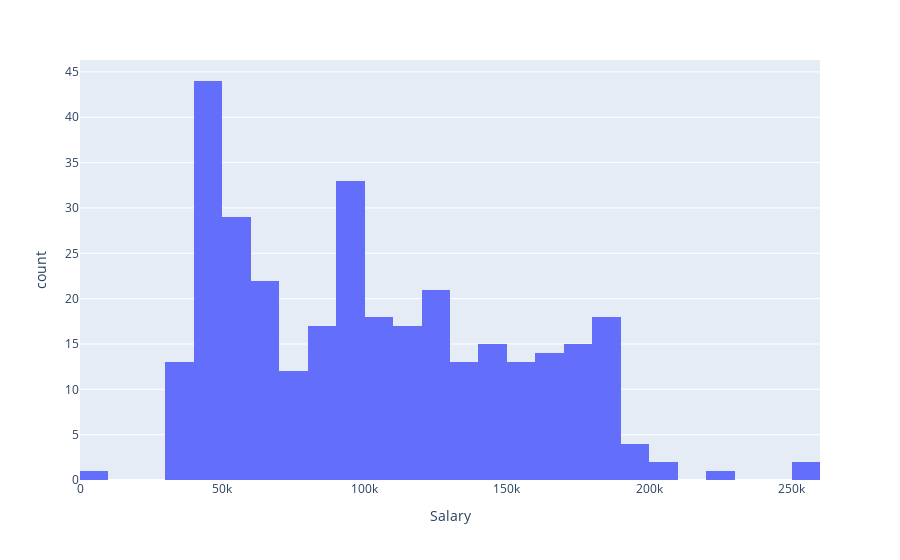

The cell this chart's notebook holds for it:
### Code cell
salary_distribution = px.histogram(df, x="Salary")
salary_distribution.show()

### Figure 1 — Plotly figure (JSON) as saved in the notebook; plotly's stock layout.template omitted (floating-point values rounded to 4 significant figures; data arrays with more than 128 entries replaced by an {"elided": "..."} marker saying what was removed)
{"data": [{"alignmentgroup": "True", "bingroup": "x", "hovertemplate": "Salary=%{x}<br>count=%{y}<extra></extra>", "legendgroup": "", "marker": {"color": "#636efa", "pattern": {"shape": ""}}, "name": "", "offsetgroup": "", "orientation": "v", "showlegend": false, "type": "histogram", "x": {"elided": "324 int values"}, "xaxis": "x", "yaxis": "y"}], "layout": {"barmode": "relative", "legend": {"tracegroupgap": 0}, "margin": {"t": 60}, "xaxis": {"anchor": "y", "domain": [0, 1], "title": {"text": "Salary"}}, "yaxis": {"anchor": "x", "domain": [0, 1], "title": {"text": "count"}}}}
